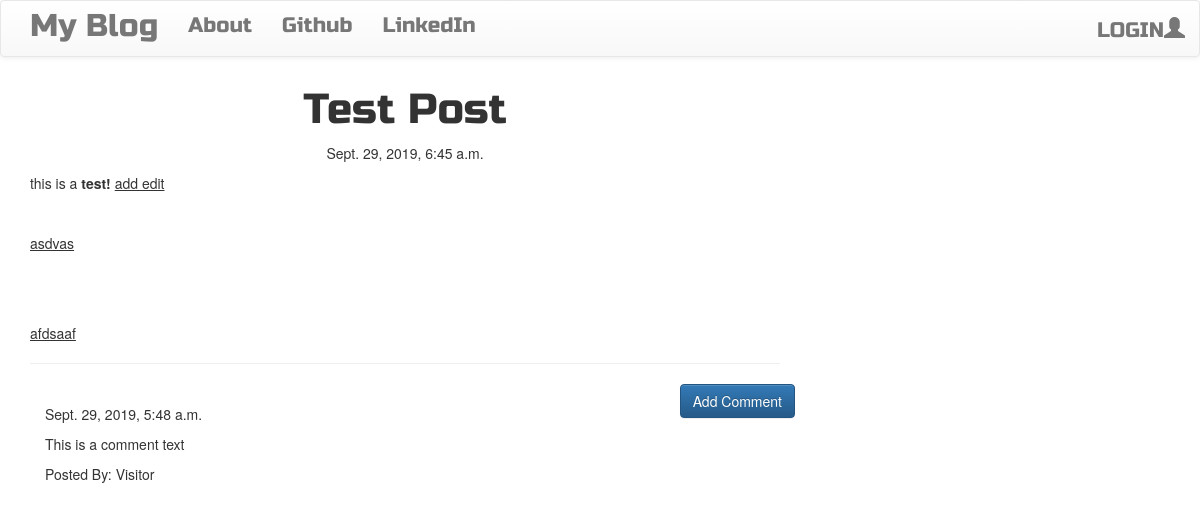
The page /post/14 on the database its author committed.
### blog/models.py (models this page shows, shortened)
class Post(models.Model):
    author=models.ForeignKey('auth.User',on_delete=models.CASCADE,)
    title=models.CharField(max_length=200)
    text=models.TextField()
    created_date=models.DateTimeField(default=timezone.now)
    published_date=models.DateTimeField(blank=True,null=True)

class Comment(models.Model):
    post=models.ForeignKey('blog.Post',related_name='comments',on_delete=models.CASCADE,)
    author=models.CharField(max_length=200)
    text=models.TextField()
    created_date=models.DateTimeField(default=timezone.now())
    approved_comment=models.BooleanField(default=False)

### blog/views.py (the view)
# urls.py: re_path(r'^post/(?P<pk>\d+)$',views.PostDetailView.as_view(),name='post_detail'),
class PostDetailView(DetailView):
    model=Post

### blog/templates/blog/post_detail.html (shortened to what this page needs)
{% extends 'blog/base.html' %}
{% block content %}
  <h1 class="posttitle loader">{{post.title}}</h1>
  {% if post.published_date %}
    <div class="date postdate">
      {{ post.published_date}}
    </div>
  {% else %}
    <a class="btn btn-default" href="{% url 'post_publish' pk=post.pk %}">Publish</a>
  {% endif %}
  <p class="postcontent">{{ post.text|safe|linebreaksbr}}</p>
  <hr>
  <a class="btn btn-primary btn-comment" href="{% url 'add_comment_to_post' pk=post.pk %}">Add Comment</a>
  <div class="container">
    {% for comment in post.comments.all %}
    <br>
      {% if user.is_authenticated  or comment.approved_comment %}
        {{comment.created_date }}
          <p>{{comment.text|safe|linebreaks}}</p>
          <p>Posted By: {{comment.author }}</p>
        {% endif %}
      {% empty %}
      <p>No Comments</p>
    {% endfor %}
  </div>
{% endblock %}

### blog/templates/blog/base.html (shortened to what this page needs)
<!DOCTYPE html>
{% load staticfiles %}
<html lang="en" dir="ltr">
  <head>
    <link rel="stylesheet" href="https://stackpath.bootstrapcdn.com/bootstrap/3.4.1/css/bootstrap.min.css">
    <link rel="stylesheet" href="https://stackpath.bootstrapcdn.com/bootstrap/3.4.1/css/bootstrap-theme.min.css">
    <link rel="stylesheet" href="//cdn.jsdelivr.net/npm/medium-editor@latest/dist/css/medium-editor.min.css" type="text/css" media="screen" charset="utf-8">
    <link rel="stylesheet" href="{% static 'css/blog.css' %}">
  </head>
  <body class="loader">
    <nav class="navbar navbar-default techfont custom-navbar ">
      <div class="container">
        <ul class="nav navbar-nav">
          <li><a class="navbar-brand bigbrand" href="{% url 'post_list' %}">My Blog</a></li>
          <li><a href="{% url 'about' %}">About</a></li>
          <li><a href="https://www.github.com">Github</a></li>
          <li><a href="https://www.linkedin.com">LinkedIn</a></li>
        </ul>
        <ul class='nav navbar-nav navbar-right'>
          {% if user.is_authenticated %}
          <li>
            <a href="{% url 'post_new' %}">New Post</a>
          </li>
          <li>
            <a href="{% url 'post_draft_list' %}">Drafts</a>
          </li>
          <li>
            <a href="{% url 'logout' %}">Log Out</a>
          </li>
          <li>
            <a>Welcome: {{user.username }}</a>
          </li>
            {% else %}
            <li><a class="nav navbar-right" href="{% url 'login' %}">LOGIN<span class="glyphicon glyphicon-user"></span></a>
            </li>
          {% endif %}
        </ul>
      </div>
    </nav>
    <div class="content container">
      <div class="row">
        <div class="col-md-8">
          <div class="blog_posts">
            {% block content %}
            {% endblock %}
          </div>
        </div>
      </div>
    </div>
  </body>
</html>

### blog/static/css/blog.css (style rules this page uses)
.techfont { font-family: 'Russo One',sans-serif; font-size: 1.5em; margin-bottom: 10px; }
.bigbrand { font-size: 1.5em; }
.postdate { text-align: center; }
.posttitle { font-family: 'Russo One',sans-serif; font-size: 3em; text-align: center; }
.postcontent { font-family: 'Montserrat'; font-size: 1.5em; }
.btn-comment { position: absolute; right: 0px; }
.loader { filter:hue-rotate(0deg); color:linear-gradient(45deg,#0f8,#08f); animation:hue 10000ms infinite linear; }

### rows shown on the page
Post: title "Test Post", published_date "Sept. 29, 2019, 6:45 a.m.", text "this is a test! add edit asdvas afdsaaf"
Comment: created_date "Sept. 29, 2019, 5:48 a.m.", text "This is a comment text", author "Visitor"
